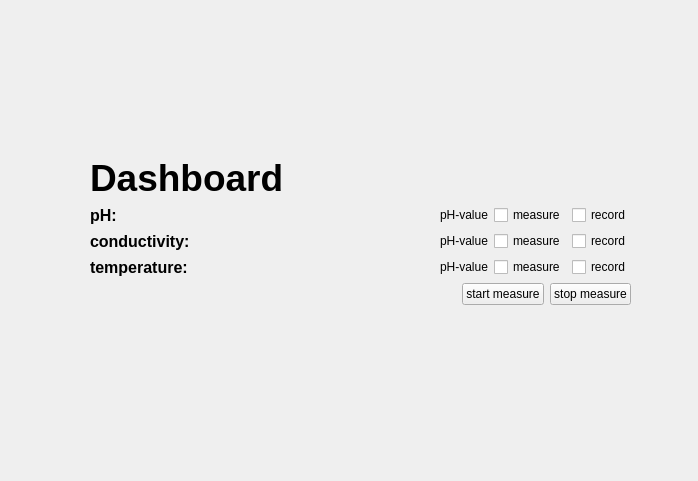
<?xml version="1.0" encoding="UTF-8"?>
<ui version="4.0">
 <class>Form</class>
 <widget class="QWidget" name="Form">
  <property name="geometry">
   <rect>
    <x>0</x>
    <y>0</y>
    <width>698</width>
    <height>481</height>
   </rect>
  </property>
  <property name="windowTitle">
   <string>Form</string>
  </property>
  <widget class="QWidget" name="verticalLayoutWidget">
   <property name="geometry">
    <rect>
     <x>90</x>
     <y>70</y>
     <width>541</width>
     <height>321</height>
    </rect>
   </property>
   <layout class="QVBoxLayout" name="verticalLayout">
    <item>
     <spacer name="verticalSpacer_2">
      <property name="orientation">
       <enum>Qt::Orientation::Vertical</enum>
      </property>
      <property name="sizeHint" stdset="0">
       <size>
        <width>20</width>
        <height>40</height>
       </size>
      </property>
     </spacer>
    </item>
    <item>
     <widget class="QLabel" name="label">
      <property name="font">
       <font>
        <pointsize>28</pointsize>
        <bold>true</bold>
       </font>
      </property>
      <property name="text">
       <string>Dashboard</string>
      </property>
     </widget>
    </item>
    <item>
     <layout class="QHBoxLayout" name="horizontalLayout_pH">
      <item>
       <widget class="QLabel" name="ph_text">
        <property name="font">
         <font>
          <pointsize>12</pointsize>
          <bold>true</bold>
         </font>
        </property>
        <property name="text">
         <string>pH:</string>
        </property>
       </widget>
      </item>
      <item>
       <spacer name="horizontalSpacer">
        <property name="orientation">
         <enum>Qt::Orientation::Horizontal</enum>
        </property>
        <property name="sizeHint" stdset="0">
         <size>
          <width>40</width>
          <height>20</height>
         </size>
        </property>
       </spacer>
      </item>
      <item>
       <widget class="QLabel" name="pH_value">
        <property name="text">
         <string>pH-value</string>
        </property>
       </widget>
      </item>
      <item>
       <widget class="QCheckBox" name="pH_measure_box">
        <property name="text">
         <string>measure</string>
        </property>
       </widget>
      </item>
      <item>
       <widget class="QCheckBox" name="pH_record_box">
        <property name="text">
         <string>record</string>
        </property>
       </widget>
      </item>
     </layout>
    </item>
    <item>
     <layout class="QHBoxLayout" name="horizontalLayout_conductivity">
      <item>
       <widget class="QLabel" name="conductivity_text">
        <property name="font">
         <font>
          <pointsize>12</pointsize>
          <bold>true</bold>
         </font>
        </property>
        <property name="text">
         <string>conductivity:</string>
        </property>
       </widget>
      </item>
      <item>
       <spacer name="horizontalSpacer_2">
        <property name="orientation">
         <enum>Qt::Orientation::Horizontal</enum>
        </property>
        <property name="sizeHint" stdset="0">
         <size>
          <width>40</width>
          <height>20</height>
         </size>
        </property>
       </spacer>
      </item>
      <item>
       <widget class="QLabel" name="conductivity_value">
        <property name="text">
         <string>pH-value</string>
        </property>
       </widget>
      </item>
      <item>
       <widget class="QCheckBox" name="conductivity_measure_box">
        <property name="text">
         <string>measure</string>
        </property>
       </widget>
      </item>
      <item>
       <widget class="QCheckBox" name="conductivity_record_box">
        <property name="text">
         <string>record</string>
        </property>
       </widget>
      </item>
     </layout>
    </item>
    <item>
     <layout class="QHBoxLayout" name="horizontalLayout_temperature">
      <item>
       <widget class="QLabel" name="temperature_text">
        <property name="font">
         <font>
          <pointsize>12</pointsize>
          <bold>true</bold>
         </font>
        </property>
        <property name="text">
         <string>temperature:</string>
        </property>
       </widget>
      </item>
      <item>
       <spacer name="horizontalSpacer_3">
        <property name="orientation">
         <enum>Qt::Orientation::Horizontal</enum>
        </property>
        <property name="sizeHint" stdset="0">
         <size>
          <width>40</width>
          <height>20</height>
         </size>
        </property>
       </spacer>
      </item>
      <item>
       <widget class="QLabel" name="temperature_value">
        <property name="text">
         <string>pH-value</string>
        </property>
       </widget>
      </item>
      <item>
       <widget class="QCheckBox" name="temperature_measure_box">
        <property name="text">
         <string>measure</string>
        </property>
       </widget>
      </item>
      <item>
       <widget class="QCheckBox" name="temperature_record_box">
        <property name="text">
         <string>record</string>
        </property>
       </widget>
      </item>
     </layout>
    </item>
    <item>
     <layout class="QHBoxLayout" name="measure_control_layout">
      <item>
       <spacer name="horizontalSpacer_4">
        <property name="orientation">
         <enum>Qt::Orientation::Horizontal</enum>
        </property>
        <property name="sizeHint" stdset="0">
         <size>
          <width>40</width>
          <height>20</height>
         </size>
        </property>
       </spacer>
      </item>
      <item>
       <widget class="QPushButton" name="button_start_measure">
        <property name="text">
         <string>start measure</string>
        </property>
       </widget>
      </item>
      <item>
       <widget class="QPushButton" name="button_stop_measure">
        <property name="text">
         <string>stop measure</string>
        </property>
       </widget>
      </item>
     </layout>
    </item>
    <item>
     <spacer name="verticalSpacer">
      <property name="orientation">
       <enum>Qt::Orientation::Vertical</enum>
      </property>
      <property name="sizeHint" stdset="0">
       <size>
        <width>20</width>
        <height>40</height>
       </size>
      </property>
     </spacer>
    </item>
   </layout>
  </widget>
 </widget>
 <resources/>
 <connections/>
</ui>
